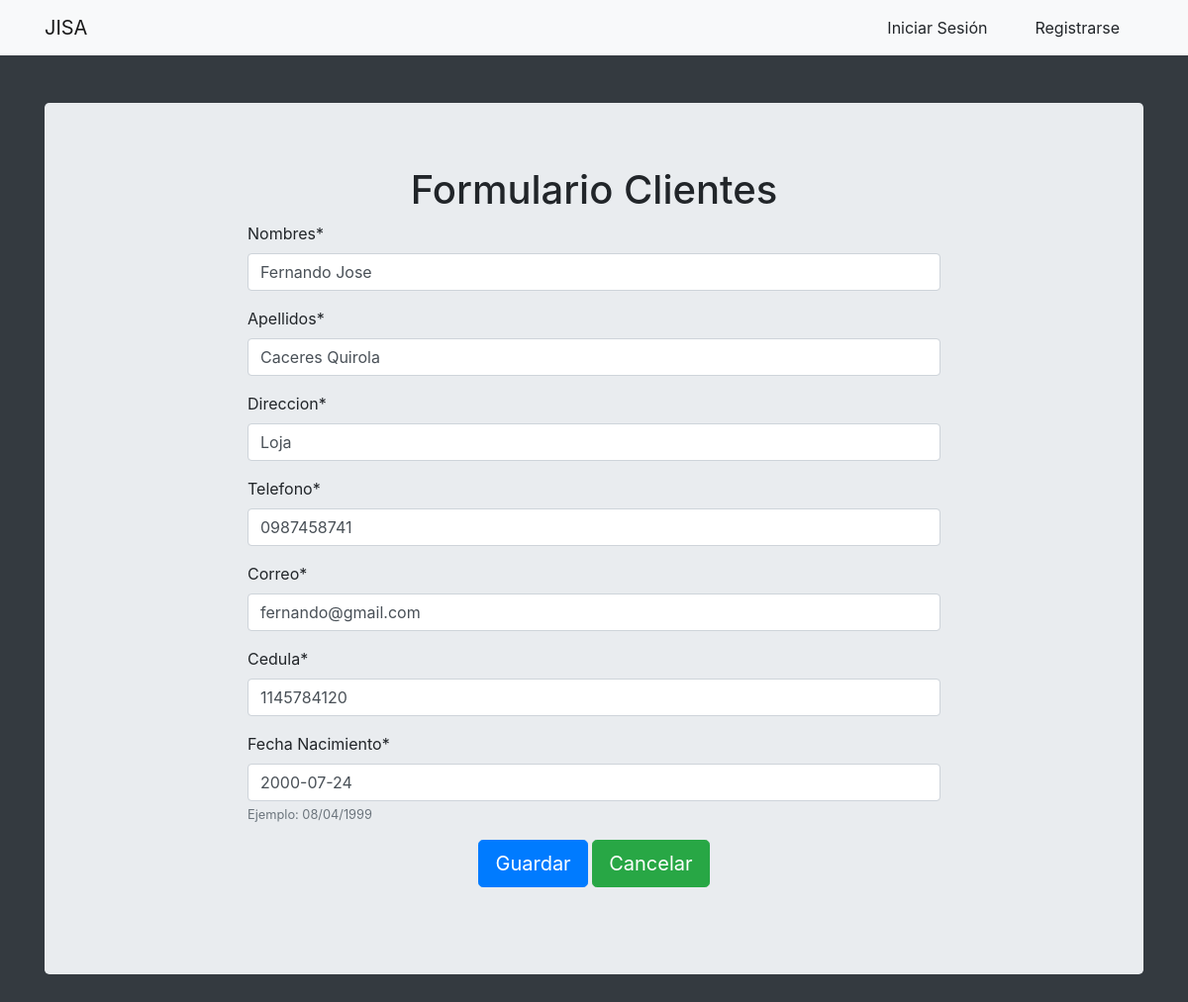
The app's page /clientes/editar_cliente/2/ with its own data.
### Clientes/models.py (models this page shows)
class Clientes(models.Model):
    Nombres = models.CharField(max_length=100)
    Apellidos = models.CharField(max_length=100)
    Direccion = models.CharField(max_length=100)
    Telefono = models.CharField(max_length=10)
    Correo = models.EmailField()
    Cedula = models.CharField(max_length=10)
    Fecha_Nacimiento = models.DateField(help_text="Ejemplo: 08/04/1999" , max_length=10)

### Clientes/views.py (the view, shortened to what this page needs)
# urls.py: path('editar_cliente/<int:id>/', views.editar_cliente, name= 'editar_cliente'),
def editar_cliente(request,id):
    cliente = Clientes.objects.get(id = id)
    if request.method == 'GET':
        form = ClientesForm(instance= cliente)
        contexto = {
            'form': form
        }
    return render(request, 'clientes/registro_clientes.html', contexto)

### Clientes/forms.py
class ClientesForm(forms.ModelForm):
    class Meta:
        model = Clientes
        fields = '__all__'

### templates/clientes/registro_clientes.html (shortened to what this page needs)
{% extends 'login/base.html' %}
{% block contenido %}
{% load crispy_forms_tags %}
<body>
  <div class="container text-center pt-5">
    <div class='jumbotron'>
      <h1>Formulario Clientes</h1>
      <center>
          <div class="text-left" style="max-width:700px">
            <form method="POST" class="mt-2"  enctype="multipart/form-data">
              {{form|crispy}}
              <div class="form-gruop mx-auto text-center">
                <button class="btn btn-primary btn-lg" type="submit">Guardar</button>
                <a class="btn btn-success btn-lg" href="{% url 'inicio:inicio' %}">Cancelar</a>
              </div>
              <br>
            </form>
          </div>
      </div>
  </div>
{% endblock contenido %}

### records on screen
Clientes: Nombres "Fernando Jose", Apellidos "Caceres Quirola", Direccion "Loja", Telefono "0987458741", Correo "fernando@gmail.com", Cedula "1145784120", Fecha_Nacimiento "2000-07-24"
